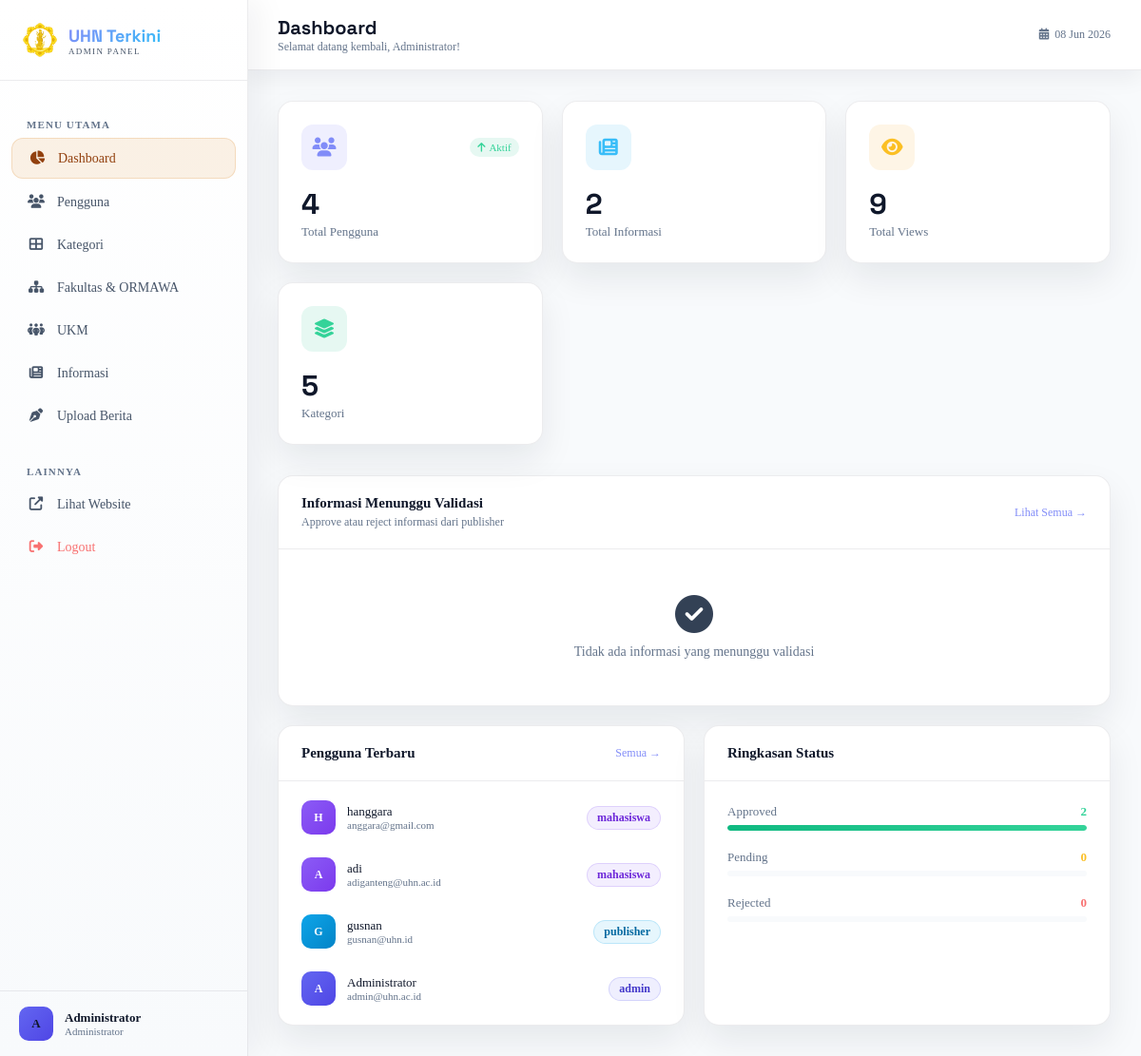
/admin/index.php (signed in), run on the app's committed database.
### tables this page shows
CREATE TABLE `users` (
  `id` int NOT NULL,
  `nama` varchar(100) NOT NULL,
  `email` varchar(100) NOT NULL,
  `password` varchar(255) NOT NULL,
  `role` enum('admin','publisher','mahasiswa') DEFAULT 'mahasiswa',
  `no_hp` varchar(20) DEFAULT NULL,
  `fakultas` varchar(50) DEFAULT NULL,
  `ormawa` varchar(100) DEFAULT NULL,
  `ukm_id` int DEFAULT NULL,
  `periode` varchar(50) DEFAULT NULL,
  `foto_profil` varchar(255) DEFAULT NULL,
  `is_active` tinyint(1) DEFAULT '1',
  `created_at` timestamp NULL DEFAULT CURRENT_TIMESTAMP,
  `updated_at` timestamp NULL DEFAULT CURRENT_TIMESTAMP ON UPDATE CURRENT_TIMESTAMP
);

### config/database.php (called while the page is built, shortened)
<?php
$conn = new mysqli(DB_HOST, DB_USER, DB_PASS);
$conn->query("CREATE DATABASE IF NOT EXISTS `" . DB_NAME . "` CHARACTER SET utf8mb4 COLLATE utf8mb4_unicode_ci");
$conn->select_db(DB_NAME);
$conn->set_charset("utf8mb4");
foreach ($tables as $sql) {
    $conn->query($sql);
}
function columnExists($conn, $table, $column) {
    $result = $conn->query("SELECT COUNT(*) as c FROM information_schema.COLUMNS WHERE TABLE_SCHEMA = '" . DB_NAME . "' AND TABLE_NAME = '$table' AND COLUMN_NAME = '$column'");
    return $result->fetch_assoc()['c'] > 0;
}
if (!columnExists($conn, 'users', 'no_hp')) {
    $conn->query("ALTER TABLE users ADD COLUMN no_hp VARCHAR(20) DEFAULT NULL AFTER role");
}
?>

### admin/index.php (the view, shortened to what this page needs)
<?php
include __DIR__ . '/includes/header.php';
$totalUsers = $conn->query("SELECT COUNT(*) as c FROM users")->fetch_assoc()['c'];
$totalInfo = $conn->query("SELECT COUNT(*) as c FROM informasi")->fetch_assoc()['c'];
$totalViews = $conn->query("SELECT COALESCE(SUM(views),0) as c FROM informasi WHERE status='approved'")->fetch_assoc()['c'];
$totalCategories = $conn->query("SELECT COUNT(*) as c FROM categories")->fetch_assoc()['c'];
$recentPending = $conn->query("
    SELECT i.*, u.nama as publisher_nama, c.nama as kategori
    FROM informasi i
    LEFT JOIN users u ON i.user_id = u.id
    LEFT JOIN categories c ON i.category_id = c.id
    WHERE i.status = 'pending'
    ORDER BY i.created_at DESC LIMIT 5
");
$recentUsers = $conn->query("SELECT * FROM users ORDER BY created_at DESC LIMIT 5");
?>
<?php include __DIR__ . '/includes/sidebar.php'; ?>
<div class="admin-main">
    <div class="admin-topbar">
        <div style="display:flex; align-items:center; gap:1rem;">
            <div>
                <h1 style="font-size:1.25rem; font-weight:700; color: #e2e8f0; margin:0; font-family:'Space Grotesk',sans-serif;">Dashboard</h1>
                <p style="font-size:0.75rem; color:#64748b; margin:0;">Selamat datang kembali, <?= htmlspecialchars($_SESSION['user_nama'] ?? 'Admin') ?>!</p>
            </div>
        </div>
        <div style="display:flex; align-items:center; gap:0.75rem;">
            <span style="font-size:0.75rem; color:#64748b;"><i class="fas fa-calendar-alt" style="margin-right:0.375rem;"></i><?= date('d M Y') ?></span>
        </div>
    </div>
    <div class="admin-content">
        <div style="display:grid; grid-template-columns:repeat(auto-fit, minmax(220px, 1fr)); gap:1.25rem; margin-bottom:2rem;">
            <div class="stat-card" style="--card-accent:#6366f1;">
                <div style="display:flex; align-items:center; justify-content:space-between; margin-bottom:1rem;">
                    <div class="stat-icon" style="background:rgba(99,102,241,0.1); color:#818cf8;"><i class="fas fa-users"></i></div>
                    <span style="font-size:0.6875rem; color:#34d399; background:rgba(16,185,129,0.1); padding:0.25rem 0.5rem; border-radius:9999px;"><i class="fas fa-arrow-up" style="margin-right:0.25rem;"></i>Aktif</span>
                </div>
                <div class="stat-value"><?= number_format($totalUsers) ?></div>
                <div class="stat-label">Total Pengguna</div>
            </div>
            <div class="stat-card" style="--card-accent:#0ea5e9;">
                <div style="display:flex; align-items:center; justify-content:space-between; margin-bottom:1rem;">
                    <div class="stat-icon" style="background:rgba(14,165,233,0.1); color:#38bdf8;"><i class="fas fa-newspaper"></i></div>
                </div>
                <div class="stat-value"><?= number_format($totalInfo) ?></div>
                <div class="stat-label">Total Informasi</div>
            </div>
            <div class="stat-card" style="--card-accent:#f59e0b;">
                <div style="display:flex; align-items:center; justify-content:space-between; margin-bottom:1rem;">
                    <div class="stat-icon" style="background:rgba(245,158,11,0.1); color:#fbbf24;"><i class="fas fa-eye"></i></div>
                </div>
                <div class="stat-value"><?= number_format($totalViews) ?></div>
                <div class="stat-label">Total Views</div>
            </div>
            <div class="stat-card" style="--card-accent:#10b981;">
                <div style="display:flex; align-items:center; justify-content:space-between; margin-bottom:1rem;">
                    <div class="stat-icon" style="background:rgba(16,185,129,0.1); color:#34d399;"><i class="fas fa-layer-group"></i></div>
                </div>
                <div class="stat-value"><?= number_format($totalCategories) ?></div>
                <div class="stat-label">Kategori</div>
            </div>
        </div>
        <div style="display:grid; grid-template-columns:1fr 1fr; gap:1.25rem;">
            <div class="admin-card" style="grid-column: span 2 / span 2;">
                <div class="admin-card-header">
                    <div>
                        <h3 style="font-size:0.9375rem; font-weight:600; color: #e2e8f0; margin:0;">Informasi Menunggu Validasi</h3>
                        <p style="font-size:0.75rem; color:#64748b; margin:0.25rem 0 0;">Approve atau reject informasi dari publisher</p>
                    </div>
                    <a href="/admin/informasi.php?status=pending" style="font-size:0.75rem; color:#818cf8; text-decoration:none;">Lihat Semua →</a>
                </div>
                <div class="admin-card-body">
                    <?php if ($recentPending->num_rows > 0): ?>
                    <table class="admin-table">
                        <thead>
                            <tr>
                                <th>Judul</th>
                                <th>Publisher</th>
                                <th>Kategori</th>
                                <th>Tanggal</th>
                                <th>Aksi</th>
                            </tr>
                        </thead>
                        <tbody>
                            <?php while ($item = $recentPending->fetch_assoc()): ?>
                            <tr>
                                <td style="max-width:250px;">
                                    <div style="font-weight:500; color:#e2e8f0; white-space:nowrap; overflow:hidden; text-overflow:ellipsis;"><?= htmlspecialchars($item['judul']) ?></div>
                                </td>
                                <td style="color:#94a3b8;"><?= htmlspecialchars($item['publisher_nama'] ?? '-') ?></td>
                                <td><span class="badge-pending" style="font-size:0.6875rem;"><?= htmlspecialchars($item['kategori'] ?? '-') ?></span></td>
                                <td style="color:#64748b; font-size:0.8125rem;"><?= date('d M Y', strtotime($item['created_at'])) ?></td>
                                <td>
                                    <div style="display:flex; gap:0.375rem;">
                                        <form method="POST" action="/admin/informasi.php" style="display:inline;">
                                            <input type="hidden" name="id" value="<?= $item['id'] ?>">
                                            <input type="hidden" name="action" value="approve">
                                            <button type="submit" class="btn-action btn-approve"><i class="fas fa-check"></i></button>
                                        </form>
                                        <form method="POST" action="/admin/informasi.php" style="display:inline;">
                                            <input type="hidden" name="id" value="<?= $item['id'] ?>">
                                            <input type="hidden" name="action" value="reject">
                                            <button type="submit" class="btn-action btn-reject"><i class="fas fa-times"></i></button>
                                        </form>
                                    </div>
                                </td>
                            </tr>
                            <?php endwhile; ?>
                        </tbody>
                    </table>
                    <?php else: ?>
                    <div style="padding:3rem; text-align:center;">
                        <i class="fas fa-check-circle" style="font-size:2.5rem; color:#334155; margin-bottom:0.75rem; display:block;"></i>
                        <p style="color:#64748b; font-size:0.875rem; margin:0;">Tidak ada informasi yang menunggu validasi</p>
                    </div>
                    <?php endif; ?>
                </div>
            </div>
            <div class="admin-card">
                <div class="admin-card-header">
                    <div>
                        <h3 style="font-size:0.9375rem; font-weight:600; color: #e2e8f0; margin:0;">Pengguna Terbaru</h3>
                    </div>
                    <a href="/admin/users.php" style="font-size:0.75rem; color:#818cf8; text-decoration:none;">Semua →</a>
                </div>
                <div class="admin-card-body" style="padding:0.5rem 0;">
                    <?php while ($user = $recentUsers->fetch_assoc()): ?>
                    <div style="display:flex; align-items:center; gap:0.75rem; padding:0.75rem 1.5rem; transition:background 0.2s;" onmouseover="this.style.background='rgba(255,255,255,0.03)'" onmouseout="this.style.background='transparent'">
                        <div style="width:2.25rem; height:2.25rem; border-radius:0.625rem; background:linear-gradient(135deg,<?= $user['role']==='admin'?'#6366f1,#4f46e5':($user['role']==='publisher'?'#0ea5e9,#0284c7':'#8b5cf6,#7c3aed') ?>); display:flex; align-items:center; justify-content:center; font-weight:700; font-size:0.75rem; color: #e2e8f0; flex-shrink:0;">
                            <?= strtoupper(substr($user['nama'], 0, 1)) ?>
                        </div>
                        <div style="min-width:0; flex:1;">
                            <div style="font-size:0.8125rem; font-weight:500; color:#e2e8f0; white-space:nowrap; overflow:hidden; text-overflow:ellipsis;"><?= htmlspecialchars($user['nama']) ?></div>
                            <div style="font-size:0.6875rem; color:#64748b;"><?= htmlspecialchars($user['email']) ?></div>
                        </div>
                        <span class="badge-<?= $user['role'] ?>"><?= $user['role'] ?></span>
                    </div>
                    <?php endwhile; ?>
                </div>
            </div>
            <div class="admin-card">
                <div class="admin-card-header">
                    <h3 style="font-size:0.9375rem; font-weight:600; color: #e2e8f0; margin:0;">Ringkasan Status</h3>
                </div>
                <div class="admin-card-body" style="padding:1.5rem;">
                    <?php
                    $statusCounts = $conn->query("SELECT status, COUNT(*) as total FROM informasi GROUP BY status");
                    $statuses = ['approved' => 0, 'pending' => 0, 'rejected' => 0];
                    while ($s = $statusCounts->fetch_assoc()) {
                        $statuses[$s['status']] = $s['total'];
                    }
                    $totalAll = max(array_sum($statuses), 1);
                    ?>
                    <div style="space-y:1rem;">
                        <div style="margin-bottom:1.25rem;">
                            <div style="display:flex; justify-content:space-between; margin-bottom:0.375rem;">
                                <span style="font-size:0.8125rem; color:#94a3b8;">Approved</span>
                                <span style="font-size:0.8125rem; font-weight:600; color:#34d399;"><?= $statuses['approved'] ?></span>
                            </div>
                            <div style="height:6px; background:rgba(255,255,255,0.05); border-radius:3px; overflow:hidden;">
                                <div style="height:100%; width:<?= round($statuses['approved']/$totalAll*100) ?>%; background:linear-gradient(90deg,#10b981,#34d399); border-radius:3px; transition:width 1s;"></div>
                            </div>
                        </div>
                        <div style="margin-bottom:1.25rem;">
                            <div style="display:flex; justify-content:space-between; margin-bottom:0.375rem;">
                                <span style="font-size:0.8125rem; color:#94a3b8;">Pending</span>
                                <span style="font-size:0.8125rem; font-weight:600; color:#fbbf24;"><?= $statuses['pending'] ?></span>
                            </div>
                            <div style="height:6px; background:rgba(255,255,255,0.05); border-radius:3px; overflow:hidden;">
                            </div>
                        </div>
                        <div>
                            <div style="display:flex; justify-content:space-between; margin-bottom:0.375rem;">
                                <span style="font-size:0.8125rem; color:#94a3b8;">Rejected</span>
                                <span style="font-size:0.8125rem; font-weight:600; color:#f87171;"><?= $statuses['rejected'] ?></span>
                            </div>
                            <div style="height:6px; background:rgba(255,255,255,0.05); border-radius:3px; overflow:hidden;">
                            </div>
                        </div>
                    </div>
                </div>
            </div>
        </div>
    </div>
</div>
</body>
</html>

### assets/css/style.css (style rules this page uses)
:root { --primary: #6366f1; --primary-light: #818cf8; --accent: #0ea5e9; --dark-900: #0f172a; --dark-950: #020617; --glow-primary: 0 0 30px rgba(99,102,241,0.3); --glow-accent: 0 0 30px rgba(14,165,233,0.3); --app-bg: #f8fafc; --app-text: #0f172a; }
@media (prefers-color-scheme: light) { :root { --app-bg: #f8fafc; --app-text: #0f172a; } }
html.theme-light { --app-bg: #f8fafc; --app-text: #0f172a; }
html.theme-light body { background-color: var(--app-bg) !important; color: var(--app-text) !important; }
html { scroll-behavior: smooth; }

### data on the page
users: nama "H", nama "hanggara", email "anggara@gmail.com", role "mahasiswa"
users: nama "A", nama "adi", email "adiganteng@uhn.ac.id", role "mahasiswa"
users: nama "G", nama "gusnan", email "gusnan@uhn.id", role "publisher"
users: nama "A", nama "Administrator", email "admin@uhn.ac.id", role "admin"

### other printed values
substr($_SESSION['user_nama'] ?? 'A', 0, 1) "A"
$_SESSION['user_nama'] "Administrator"
$totalUsers "4"
$totalInfo "2"
$totalViews "9"
$totalCategories "5"
$statuses['approved'] "2"
$statuses['pending'] "0"
$statuses['rejected'] "0"
